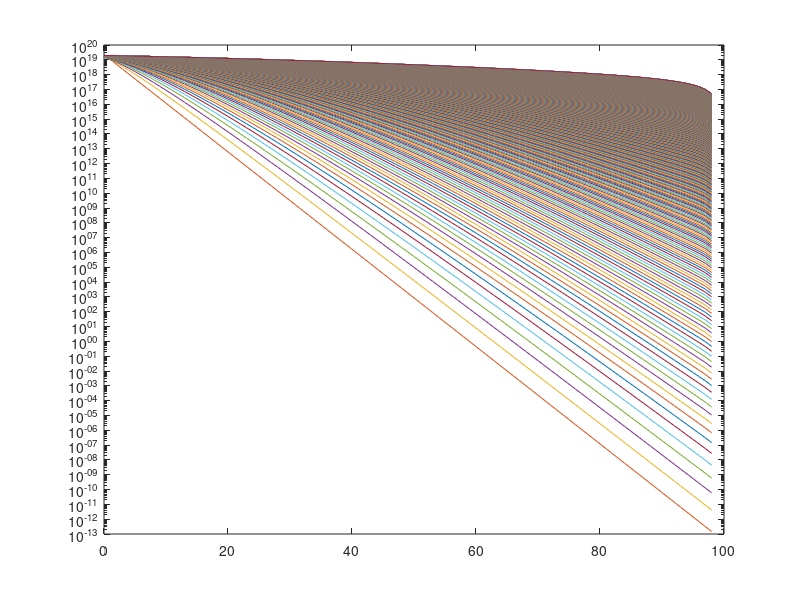

MATLAB code for this plot:
%% Task 6
C_vector = zeros(1,100);
C_vector(1:2) = 2e19;
D = 1.69e-10;   %cm^2 hr^-1
                %temperature = 1050C, dopant = Boron
%dt = 0.2e-9;    %hr
%dx2 = 3e-10;
dt = 1e-3;      %divides 1 hour into 1000 points
dx2 = 6e-7;     %chose this number so k < 1/2
k = D*dt/(dx2^2);
xlabel('Depth');
ylabel('Concentration');

semilogy(C_vector);
hold
for j = 1:1000
    C_vector(1) = C_vector(1) + k*(2e19 - 2*C_vector(1) + C_vector(2));
    for i = 2:length(C_vector)-1  % start at 2 because there is no value left of the first element
        C_vector(i) = C_vector(i) + k*(C_vector(i-1) - 2*C_vector(i) + C_vector(i+1));
    end
    semilogy(0:length(C_vector) -1, C_vector);
    pause(0.005)
end
% plot(C_vector);
